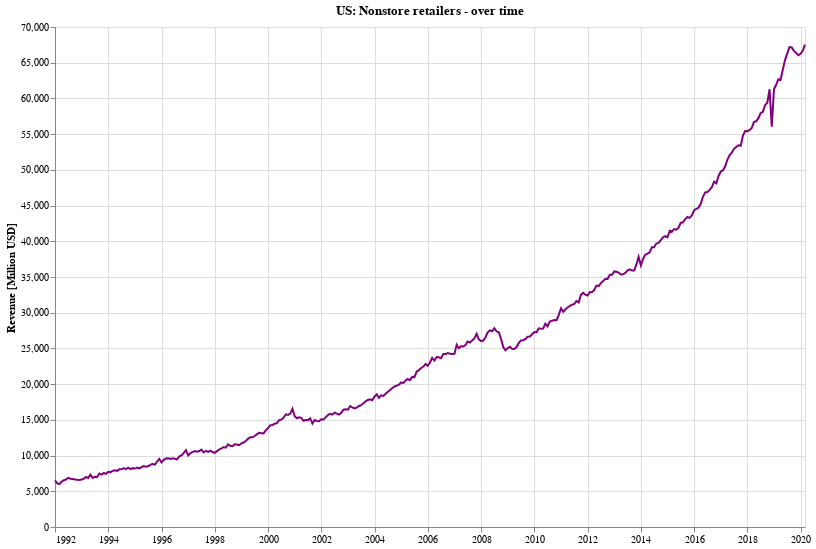

Here is the notebook cell this chart was saved with:
### Markdown cell above
### What is the trend for non-store retailers (ecommerce)?

### Code cell
doLineChartFor('Nonstore retailers', df_combined)

### Figure 1 — Vega-Lite specification as saved in the notebook (floating-point values rounded to 4 significant figures; data arrays with more than 128 entries replaced by an {"elided": "..."} marker saying what was removed)
{"config": {"view": {"continuousWidth": 400, "continuousHeight": 300}}, "data": {"name": "data-7e1d09ac7745d4ed0c7b35ed6e2eb30e"}, "mark": {"type": "line", "color": "purple"}, "encoding": {"tooltip": [{"type": "temporal", "field": "dt"}, {"type": "quantitative", "field": "Nonstore retailers", "format": ",.0f", "title": "$"}], "x": {"type": "temporal", "axis": {"title": ""}, "field": "dt"}, "y": {"type": "quantitative", "axis": {"title": "Revenue [Million USD]"}, "field": "Nonstore retailers"}}, "height": 500, "title": "US: Nonstore retailers - over time", "width": 750, "$schema": "https://vega.github.io/schema/vega-lite/v4.0.2.json", "datasets": {"data-7e1d09ac7745d4ed0c7b35ed6e2eb30e": {"elided": "339 records"}}}
